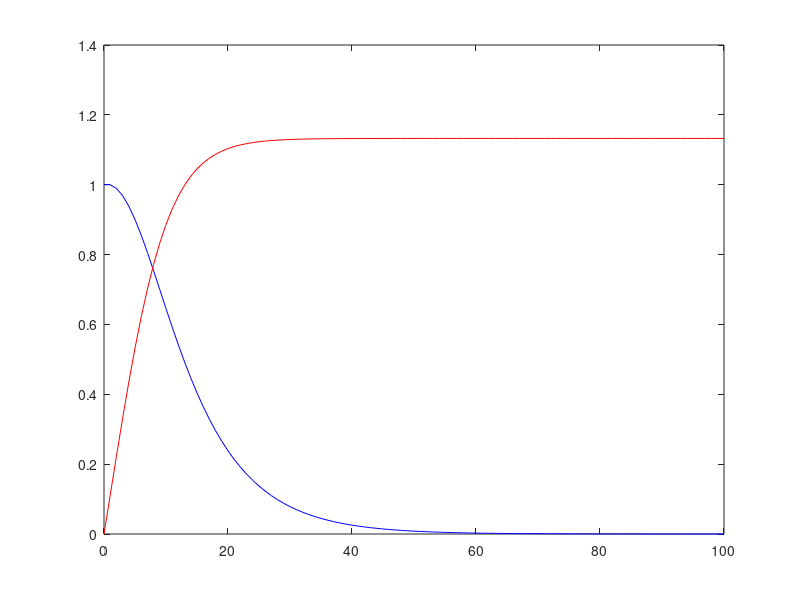

Reproduce this figure in MATLAB.
% Initialize
t = linspace(0, 100, 101); % time values
h = 1; % step size

%arrays for solutions
F = zeros(1, 100);
S = zeros(1, 100);

F(1) = 1;  % Initial condition for F
gamma = 0.1;

% Loop over time steps
for c = 1:100
    % Calculate intermediate values for F using the Runge-Kutta method
    Fk1 = -gamma * S(c) * F(c);
    Fk2 = -gamma * (S(c) + h * Fk1/2) * (F(c) + h * Fk1/2);
    Fk3 = -gamma * (S(c) + h * Fk2/2) * (F(c) + h * Fk2/2);
    Fk4 = -gamma * (S(c) + h * Fk3) * (F(c) + h * Fk3);
    
    % Update F based on the weighted sum of intermediate values
    F(c+1) = F(c) + h * (Fk1 + 2 * Fk2 + 2 * Fk3 + Fk4) / 6;
    
    % Calculate intermediate values for S using the Runge-Kutta method
    Sk1 = gamma * (F(c))^2;
    Sk2 = gamma * (F(c) + h * Sk1/2)^2;
    Sk3 = gamma * (F(c) + h * Sk2/2)^2;
    Sk4 = gamma * (F(c) + h * Sk3)^2;
    
    % Update S based on the weighted sum of intermediate values
    S(c+1) = S(c) + h * (Sk1 + 2 * Sk2 + 2 * Sk3 + Sk4) / 6;
end

% Plot the results
plot(t, F, 'b-', t, S, 'r-')
